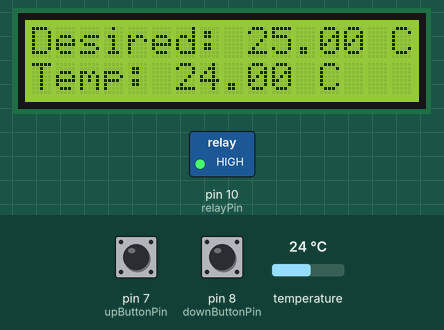
Simulated run of this sketch. Board: Arduino Uno, built with avr-gcc and run on an emulated ATmega328P. Shown: 16×2 character LCD, switched loads named in the sketch (green lamp = pin HIGH). Inputs (shaded band) come from the test bench; at power-on: pin 8 (downButtonPin) HIGH, temperature 24 °C, pin 7 (upButtonPin) HIGH.

Above: at 1.2 s.
1.3 s: pin 8 (downButtonPin) pulled LOW for 3.2 s
At 5.2 s:
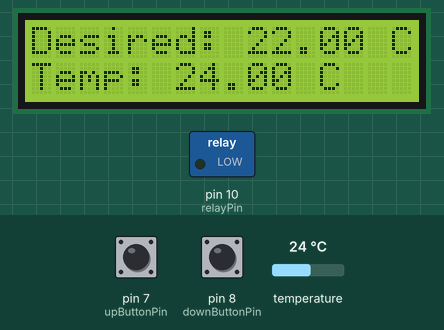
6.0 s: temperature set to 22.3 °C
At 7.0 s:
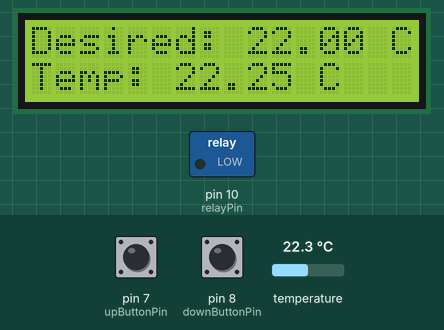
7.7 s: temperature set to 21.4 °C
At 8.7 s:
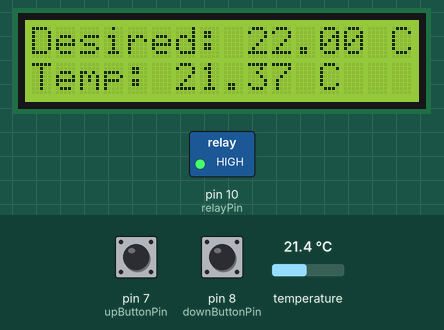
9.2 s: pin 7 (upButtonPin) pulled LOW for 3.2 s
At 12.8 s:
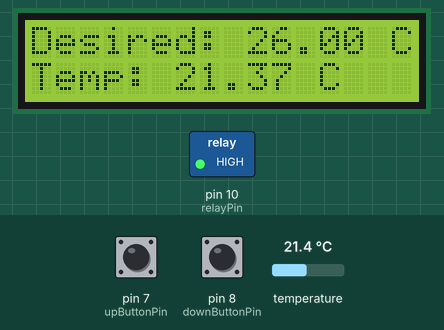
13.9 s: pin 7 (upButtonPin) pulled LOW for 1 s
At 14.6 s:
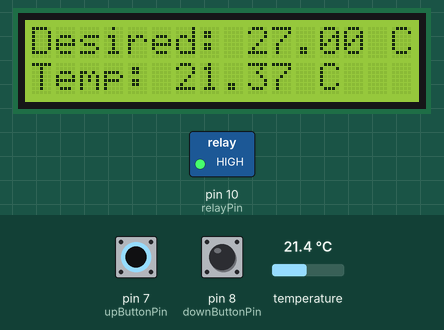
16.4 s: temperature set to 12 °C
At 17.7 s:
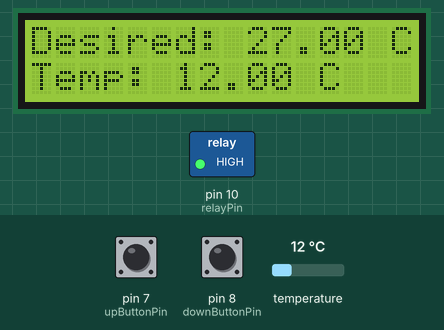
Timing chart, 0 to 19.1 s (numbered marks = the images above; inputs shaded):
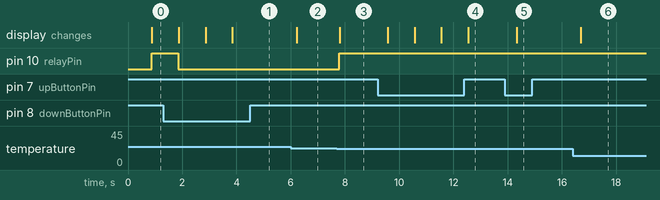

The sketch:

Thermostat.ino
```cpp
#include <OneWire.h>
#include <LiquidCrystal_I2C.h>
#include <DallasTemperature.h>

#define ONE_WIRE_BUS 2

OneWire oneWire(ONE_WIRE_BUS);
DallasTemperature sensors(&oneWire);

// LCD Display settings
LiquidCrystal_I2C lcd(0x27, 16, 2);

// Variables to store temperature readings and user settings
float currentTemperature = 0.0;
float desiredTemperature = 25.0; // Initial desired temperature in Celsius

// Constants for relay control
const int relayPin = 10;

// Constants for user interface
const int upButtonPin = 7;
const int downButtonPin = 8;
const int confirmButtonPin = 9;

void setup() {
  pinMode(relayPin, OUTPUT);
  pinMode(upButtonPin, INPUT_PULLUP);
  pinMode(downButtonPin, INPUT_PULLUP);
  pinMode(confirmButtonPin, INPUT_PULLUP);

  lcd.begin(16, 2);
  lcd.print("Desired: ");
  lcd.print(desiredTemperature);
  lcd.print(" C");

  sensors.begin();
}

void loop() {
  sensors.requestTemperatures();
  currentTemperature = sensors.getTempCByIndex(0);

  lcd.setCursor(0, 1);
  lcd.print("Temp: ");
  lcd.print(currentTemperature);
  lcd.print(" C");

  // User interaction: Adjust desired temperature
  if (digitalRead(upButtonPin) == LOW) {
    desiredTemperature += 1.0;
    delay(200); // Button debounce delay
  }

  if (digitalRead(downButtonPin) == LOW) {
    desiredTemperature -= 1.0;
    delay(200); // Button debounce delay
  }

  // Temperature control
  if (currentTemperature < desiredTemperature) {
    // Temperature is below desired, turn on the heater.
    digitalWrite(relayPin, HIGH);
  } else {
    // Temperature is at or above desired, turn off the heater.
    digitalWrite(relayPin, LOW);
  }

  // Display desired temperature
  lcd.setCursor(9, 0);
  lcd.print("    "); // Clear previous value
  lcd.setCursor(9, 0);
  lcd.print(desiredTemperature);
  lcd.print(" C");
}
```

Measured:
- the behaviour switches between 22 and 21.9 °C on temperature (found by bisection; images 2 and 3)
- after the input at 1.3 s, pin 10 (relayPin): HIGH → LOW after 0.56 s; the display: first changes after 0.57 s (image 1 shows a later state)
- after the input at 6.0 s, the display: changes after 0.22 s (image 2)
- after the input at 7.7 s, pin 10 (relayPin): LOW → HIGH after 0.09 s; the display: changes after 0.10 s (image 3)
- after the input at 9.2 s, the display: first changes after 0.38 s (image 4 shows a later state)
- after the input at 13.9 s, the display: changes after 0.43 s (image 5)
- after the input at 16.4 s, the display: changes after 0.29 s (image 6)
